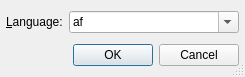
<ui version="4.0" >
 <class>AddLanguageDialog</class>
 <widget class="QDialog" name="AddLanguageDialog" >
  <property name="geometry" >
   <rect>
    <x>0</x>
    <y>0</y>
    <width>245</width>
    <height>77</height>
   </rect>
  </property>
  <property name="windowTitle" >
   <string>Add Language</string>
  </property>
  <property name="toolTip" >
   <string>Add a language to the current project</string>
  </property>
  <property name="whatsThis" >
   <string>&lt;b>Add Language Dialog&lt;/b>
&lt;p>This dialog is used to add a language to the current project.&lt;/p></string>
  </property>
  <property name="sizeGripEnabled" >
   <bool>true</bool>
  </property>
  <layout class="QVBoxLayout" >
   <item>
    <layout class="QHBoxLayout" >
     <item>
      <widget class="QLabel" name="languageLabel" >
       <property name="text" >
        <string>&amp;Language:</string>
       </property>
       <property name="buddy" >
        <cstring>languageCombo</cstring>
       </property>
      </widget>
     </item>
     <item>
      <widget class="QComboBox" name="languageCombo" >
       <property name="sizePolicy" >
        <sizepolicy vsizetype="Fixed" hsizetype="Expanding" >
         <horstretch>0</horstretch>
         <verstretch>0</verstretch>
        </sizepolicy>
       </property>
       <property name="toolTip" >
        <string>Select a language to add to the current project</string>
       </property>
       <property name="whatsThis" >
        <string>&lt;b>Language&lt;/b>
&lt;p>Select a language to add to the current project.&lt;/p></string>
       </property>
       <property name="editable" >
        <bool>true</bool>
       </property>
       <property name="duplicatesEnabled" >
        <bool>false</bool>
       </property>
       <item>
        <property name="text" >
         <string>af</string>
        </property>
       </item>
       <item>
        <property name="text" >
         <string>ar</string>
        </property>
       </item>
       <item>
        <property name="text" >
         <string>bg</string>
        </property>
       </item>
       <item>
        <property name="text" >
         <string>bo</string>
        </property>
       </item>
       <item>
        <property name="text" >
         <string>br</string>
        </property>
       </item>
       <item>
        <property name="text" >
         <string>bs</string>
        </property>
       </item>
       <item>
        <property name="text" >
         <string>ca</string>
        </property>
       </item>
       <item>
        <property name="text" >
         <string>cs</string>
        </property>
       </item>
       <item>
        <property name="text" >
         <string>cy</string>
        </property>
       </item>
       <item>
        <property name="text" >
         <string>da</string>
        </property>
       </item>
       <item>
        <property name="text" >
         <string>de</string>
        </property>
       </item>
       <item>
        <property name="text" >
         <string>el</string>
        </property>
       </item>
       <item>
        <property name="text" >
         <string>en</string>
        </property>
       </item>
       <item>
        <property name="text" >
         <string>en_GB</string>
        </property>
       </item>
       <item>
        <property name="text" >
         <string>en_US</string>
        </property>
       </item>
       <item>
        <property name="text" >
         <string>eo</string>
        </property>
       </item>
       <item>
        <property name="text" >
         <string>es</string>
        </property>
       </item>
       <item>
        <property name="text" >
         <string>et</string>
        </property>
       </item>
       <item>
        <property name="text" >
         <string>eu</string>
        </property>
       </item>
       <item>
        <property name="text" >
         <string>fi</string>
        </property>
       </item>
       <item>
        <property name="text" >
         <string>fr</string>
        </property>
       </item>
       <item>
        <property name="text" >
         <string>ga</string>
        </property>
       </item>
       <item>
        <property name="text" >
         <string>gl</string>
        </property>
       </item>
       <item>
        <property name="text" >
         <string>gu</string>
        </property>
       </item>
       <item>
        <property name="text" >
         <string>he</string>
        </property>
       </item>
       <item>
        <property name="text" >
         <string>hi</string>
        </property>
       </item>
       <item>
        <property name="text" >
         <string>hu</string>
        </property>
       </item>
       <item>
        <property name="text" >
         <string>id</string>
        </property>
       </item>
       <item>
        <property name="text" >
         <string>is</string>
        </property>
       </item>
       <item>
        <property name="text" >
         <string>it</string>
        </property>
       </item>
       <item>
        <property name="text" >
         <string>ja</string>
        </property>
       </item>
       <item>
        <property name="text" >
         <string>km</string>
        </property>
       </item>
       <item>
        <property name="text" >
         <string>ko</string>
        </property>
       </item>
       <item>
        <property name="text" >
         <string>lt</string>
        </property>
       </item>
       <item>
        <property name="text" >
         <string>lv</string>
        </property>
       </item>
       <item>
        <property name="text" >
         <string>mi</string>
        </property>
       </item>
       <item>
        <property name="text" >
         <string>mk</string>
        </property>
       </item>
       <item>
        <property name="text" >
         <string>mr</string>
        </property>
       </item>
       <item>
        <property name="text" >
         <string>nl</string>
        </property>
       </item>
       <item>
        <property name="text" >
         <string>no</string>
        </property>
       </item>
       <item>
        <property name="text" >
         <string>no_NY</string>
        </property>
       </item>
       <item>
        <property name="text" >
         <string>oc</string>
        </property>
       </item>
       <item>
        <property name="text" >
         <string>pl</string>
        </property>
       </item>
       <item>
        <property name="text" >
         <string>pt</string>
        </property>
       </item>
       <item>
        <property name="text" >
         <string>pt_BR</string>
        </property>
       </item>
       <item>
        <property name="text" >
         <string>ro</string>
        </property>
       </item>
       <item>
        <property name="text" >
         <string>ru</string>
        </property>
       </item>
       <item>
        <property name="text" >
         <string>sk</string>
        </property>
       </item>
       <item>
        <property name="text" >
         <string>sl</string>
        </property>
       </item>
       <item>
        <property name="text" >
         <string>sr</string>
        </property>
       </item>
       <item>
        <property name="text" >
         <string>sv</string>
        </property>
       </item>
       <item>
        <property name="text" >
         <string>ta</string>
        </property>
       </item>
       <item>
        <property name="text" >
         <string>th</string>
        </property>
       </item>
       <item>
        <property name="text" >
         <string>tr</string>
        </property>
       </item>
       <item>
        <property name="text" >
         <string>uk</string>
        </property>
       </item>
       <item>
        <property name="text" >
         <string>vn</string>
        </property>
       </item>
       <item>
        <property name="text" >
         <string>wa</string>
        </property>
       </item>
       <item>
        <property name="text" >
         <string>zh_CN.GB2312</string>
        </property>
       </item>
       <item>
        <property name="text" >
         <string>zh_TW.Big5</string>
        </property>
       </item>
      </widget>
     </item>
    </layout>
   </item>
   <item>
    <widget class="QDialogButtonBox" name="buttonBox" >
     <property name="orientation" >
      <enum>Qt::Horizontal</enum>
     </property>
     <property name="standardButtons" >
      <set>QDialogButtonBox::Cancel|QDialogButtonBox::Ok</set>
     </property>
    </widget>
   </item>
  </layout>
 </widget>
 <layoutdefault spacing="6" margin="6" />
 <pixmapfunction>qPixmapFromMimeSource</pixmapfunction>
 <resources/>
 <connections>
  <connection>
   <sender>buttonBox</sender>
   <signal>accepted()</signal>
   <receiver>AddLanguageDialog</receiver>
   <slot>accept()</slot>
   <hints>
    <hint type="sourcelabel" >
     <x>38</x>
     <y>53</y>
    </hint>
    <hint type="destinationlabel" >
     <x>38</x>
     <y>71</y>
    </hint>
   </hints>
  </connection>
  <connection>
   <sender>buttonBox</sender>
   <signal>rejected()</signal>
   <receiver>AddLanguageDialog</receiver>
   <slot>reject()</slot>
   <hints>
    <hint type="sourcelabel" >
     <x>85</x>
     <y>54</y>
    </hint>
    <hint type="destinationlabel" >
     <x>85</x>
     <y>73</y>
    </hint>
   </hints>
  </connection>
 </connections>
</ui>
